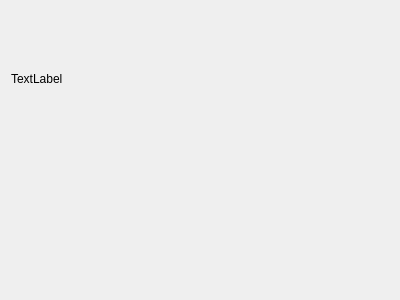
<?xml version="1.0" encoding="UTF-8"?>
<ui version="4.0">
 <class>WidgetTaskCreateProfiletoolComponent</class>
 <widget class="QWidget" name="WidgetTaskCreateProfiletoolComponent">
  <property name="geometry">
   <rect>
    <x>0</x>
    <y>0</y>
    <width>400</width>
    <height>300</height>
   </rect>
  </property>
  <property name="minimumSize">
   <size>
    <width>100</width>
    <height>100</height>
   </size>
  </property>
  <property name="windowTitle">
   <string>Form</string>
  </property>
  <layout class="QVBoxLayout" name="verticalLayout">
   <item>
    <widget class="QLabel" name="label_component_name">
     <property name="text">
      <string>TextLabel</string>
     </property>
    </widget>
   </item>
   <item>
    <widget class="QWidget" name="widget_comboBox" native="true">
     <layout class="QFormLayout" name="formLayout"/>
    </widget>
   </item>
  </layout>
 </widget>
 <resources/>
 <connections/>
</ui>
